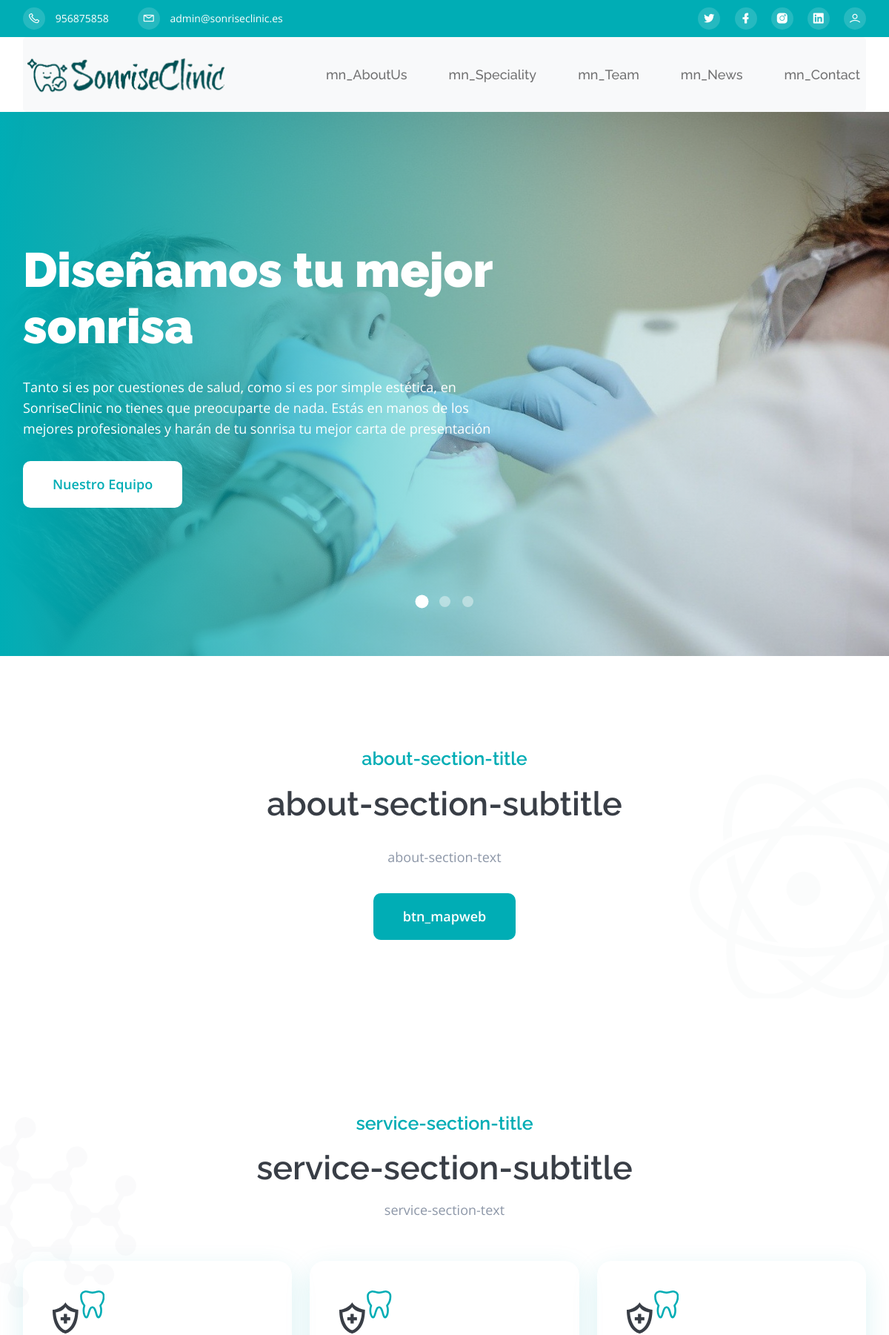
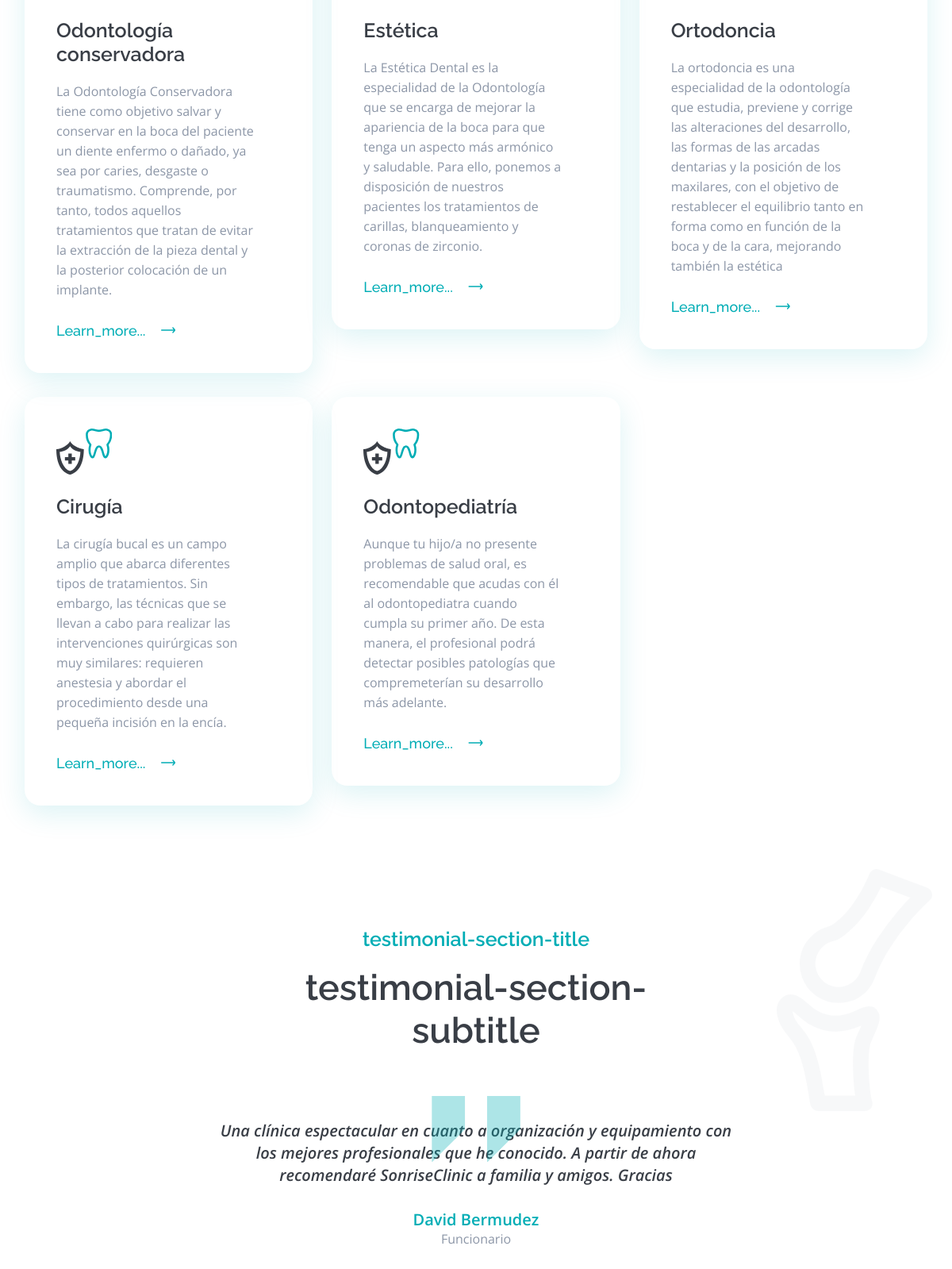
The page / (upper part) on the database its author committed (2 pictures, top to bottom).
### tables this page shows
CREATE TABLE `settings` (
  `id` int(9) NOT NULL,
  `type` varchar(10) NOT NULL,
  `label` varchar(25) NOT NULL,
  `value` varchar(400) NOT NULL
);

CREATE TABLE `blocks` (
  `id` int(9) NOT NULL,
  `id_page` int(9) NOT NULL,
  `name` varchar(56) NOT NULL,
  `label` varchar(56) DEFAULT NULL,
  `order_n` int(9) NOT NULL,
  `title` varchar(56) DEFAULT NULL,
  `subtitle` varchar(56) DEFAULT NULL,
  `text` varchar(56) DEFAULT NULL
);

CREATE TABLE `treatmentscategories` (
  `id` int(1) NOT NULL,
  `name` varchar(100) NOT NULL,
  `info` text NOT NULL,
  `image` varchar(300) NOT NULL
);

CREATE TABLE `testimonial` (
  `id` int(11) NOT NULL,
  `name` varchar(56) NOT NULL,
  `occupation` varchar(56) NOT NULL,
  `image` varchar(255) NOT NULL,
  `comment` text NOT NULL,
  `enabled` tinyint(1) NOT NULL DEFAULT '1'
);

### includes/class.data.php (called while the page is built, shortened)
<?php
class DataBase
{
    var $connection;
    public function __construct()
    {
        if (DB_PASS == NULL)
            $this->connection = mysqli_connect(DB_SERVER, DB_USER, DB_NAME);
        else
            $this->connection = mysqli_connect(DB_SERVER, DB_USER, DB_PASS, DB_NAME);
        return true;
    }
    public function send($sql, $type = 'ARRAY')
    {
        $result = mysqli_query($this->connection, $sql) or die(mysqli_error($this->connection));
        $return = array();
        if ($type == 'ARRAY')
            while (($return[] = mysqli_fetch_array($result))) {
            }
        else {
            while (($return[] = mysqli_fetch_assoc($result))) {
            }
        }
        if (count($return) > 1)
            unset($return[count($return) - 1]);
        else
            $return = FALSE;
        return $return;
    }
    public function select($table, $where, $type = 'ARRAY')
    {
        $sql = "SELECT * FROM " . $table . " WHERE " . $where;
        $result = mysqli_query($this->connection, $sql);
        $return = array();
        if ($type == 'ARRAY')
            while (($return[] = mysqli_fetch_array($result))) {
            }
        else
            while (($return[] = mysqli_fetch_assoc($result))) {
            }
        if (count($return) > 1)
            unset($return[count($return) - 1]);
        else
            $return = FALSE;
        return $return;
    }
}

### includes/sessions.php (called while the page is built, shortened)
<?php
if (isset($_SESSION['lang'])) {
    $lang = $_SESSION['lang'];
} else {
    $lang = null;
}
function isAuthenticated()
{
    if (isset($_SESSION['autentificado'])) {
        return $_SESSION['autentificado'];
    } else return FALSE;
}
if (!isset($lang)) :
    $lang = "es";
endif;

### includes/functions.php (called while the page is built, shortened)
<?php
function __($str, $lang = null)
{
	return $str;
}

### blocks/service-section.php (the view, shortened to what this page needs)
<?php
$db = new DataBase();
$result = $db->select("blocks", "id = " . $block["id"]);
?>
<section id="services" class="service-section pt-150">
	<div class="shape shape-3">
		<img src="assets/img/shapes/shape-3.svg" alt="">
	</div>
	<div class="container">
		<div class="row">
			<div class="col-xl-8 mx-auto">
				<div class="section-title text-center mb-55">
					<span class="wow fadeInDown" data-wow-delay=".2s"><?= __($result[0]["title"], $lang) ?></span>
					<h2 class="mb-15 wow fadeInUp" data-wow-delay=".4s"><?= __($result[0]["subtitle"], $lang) ?></h2>
					<p class="wow fadeInUp" data-wow-delay=".6s"><?= __($result[0]["text"], $lang) ?></p>
				</div>
			</div>
		</div>
		<div class="row">
			<?php
			$recordset = $db->send("SELECT * FROM treatmentscategories;"); ?>
			<?php foreach ($recordset as $specialty) : ?>
				<div class="col-lg-4 col-md-6">
					<div class="service-item mb-30">
						<div class="service-icon mb-25">
						</div>
						<div class="service-content">
							<h4><?= $specialty['name'] ?></h4>
							<p style="overflow: hidden; text-overflow: ellipsis; width: 250px;"><?= $specialty['info'] ?></p>
							<a href="../categorieInterventions.php?categorie=<?= $specialty['id'] ?>" class="read-more"><?= __('Learn_more', $lang) ?>... <i class="lni lni-arrow-right"></i></a>
						</div>
					</div>
				</div>
			<?php endforeach; ?>
		</div>
	</div>
</section>

### sections/header.php (shortened to what this page needs)
<header id="home" class="header">
  <div class="header-wrapper">
    <div class="header-top theme-bg">
      <div class="container">
        <div class="row">
          <div class="col-md-8">
            <?php
            $db = new DataBase();
            $phone = $db->select("settings", "label ='lni lni-phone'");
            $mail = $db->select("settings", "label ='lni lni-envelope'");
            ?>
            <div class="header-top-left text-center text-md-left">
              <ul>
                <li><a href="#"><i class="lni lni-phone"></i> <?= isset($phone) ? $phone[0]["value"] : "" ?></a></li>
                <li><a href="#"><i class="lni lni-envelope"></i> <?= isset($mail) ? $mail[0]["value"] : "" ?></a></li>
              </ul>
            </div>
          </div>
          <div class="col-md-4">
            <div class="header-top-right d-none d-md-block">
              <ul>
                <?php
                $db = new DataBase();
                $social = $db->send("SELECT * FROM settings WHERE type = 'social' AND value<>'';");
                if (!empty($social)) :
                  foreach ($social as $key) : ?>
                    <li class="nav-item">
                      <a href="<?= $key['value'] ?>">
                        <i class="<?= $key['label'] ?>"></i>
                      </a>
                    </li>
                <?php endforeach;
                endif;
                ?>
                <li class="nav-item">
                  <?php if (!isAuthenticated()) : ?>
                    <a href="login.php">
                      <i class="lni lni-user"></i>
                    </a>
                  <?php else : ?>
                    <a href="logout.php">
                      <i class="lni lni-close"></i>
                    </a>
                  <?php endif; ?>
                </li>
              </ul>
            </div>
          </div>
        </div>
      </div>
    </div>
    <?php
    if ($_SERVER['PHP_SELF'] == "/index.php") :
      $href = "";
    else :
      $href = "index.php";
    endif;
    ?>
    <div class="navbar-area">
      <div class="container">
        <div class="row">
          <div class="col-lg-12">
            <nav class="navbar navbar-expand-lg navbar-light bg-light">
                <a class="navbar-brand" href="index.php">
                  <img src="assets/img/logo/logo-dark.png" style="width:280px" alt="Logo">
                </a>
                <div class="collapse navbar-collapse sub-menu-bar" id="navbarSupportedContent">
                  <ul id="nav" class="navbar-nav ml-auto">
                    <li class="nav-item">
                      <a class="nav-link" href="<?= $href ?>#about"><?= __('mn_AboutUs', $lang) ?></a>
                    </li>
                    <li class="nav-item">
                      <a class="nav-link" href="<?= $href ?>#services"><?= __('mn_Speciality', $lang) ?></a>
                    </li>
                    <li class="nav-item">
                      <a class="nav-link" href="<?= $href ?>#team"><?= __('mn_Team', $lang) ?></a>
                    </li>
                    <li class="nav-item">
                      <a class="nav-link" href="<?= $href ?>#blog"><?= __('mn_News', $lang) ?></a>
                    </li>
                    <li class="nav-item">
                      <a class="nav-link" href="<?= $href ?>#contact"><?= __('mn_Contact', $lang) ?></a>
                    </li>
                </div>
            </nav>
          </div>
        </div>
      </div>
    </div>
  </div>
</header>

### includes/blocks.php (shortened to what this page needs)
<?php
$db = new DataBase();
$sql = "SELECT * FROM pages a INNER JOIN blocks b ON a.id = b.id_page WHERE a.page = '" . $PG_NAME . "' ORDER BY order_n ASC";
$blocks = $db->send($sql);
foreach ($blocks as $block) :
    include "blocks/" . $block['name'] . ".php";
endforeach;

### blocks/slider-section.php (shortened to what this page needs)
<div class="slider-wrapper">
  <section class="slider-section">
    <div class="slider-active slick-style">
      <div class="single-slider img-bg" style="background-image:url('assets/img/slider/slider-1a.jpg');">
        <div class="container">
          <div class="row">
            <div class="col-xl-7 col-lg-8 col-md-10">
              <div class="slider-content">
                <h1 data-animation="fadeInDown" data-duration="1.5s" data-delay=".5s">Diseñamos tu mejor sonrisa
                </h1>
                <p data-animation="fadeInLeft" data-duration="1.5s" data-delay=".7s">Tanto si es por cuestiones de salud, como si es por simple estética, en SonriseClinic no tienes que
                  preocuparte de nada. Estás en manos de los mejores profesionales y harán de tu sonrisa tu mejor carta de presentación</p>
                <a href="#team" class="btn theme-btn page-scroll" data-animation="fadeInUp" data-duration="1.5s" data-delay=".9s">Nuestro Equipo</a>
              </div>
            </div>
          </div>
        </div>
      </div>
    </div>
  </section>
</div>

### blocks/about-section.php (shortened to what this page needs)
<?php
$db = new DataBase();
$result = $db->select("blocks", "id = " . $block["id"]);
?>
<section id="about" class="about-section pt-120">
	<div class="shape shape-2">
		<img src="assets/img/shapes/shape-2.svg" alt="">
	</div>
	<div class="container">
		<div class="row">
			<div class="col-xl-10 col-lg-11 mx-auto">
				<div class="about-content text-center mb-55">
					<div class="section-title mb-30">
						<span class="wow fadeInDown" data-wow-delay=".2s"><?= __($result[0]["title"], $lang) ?></span>
						<h2 class="mb-15 wow fadeInUp" data-wow-delay=".4s"><?= __($result[0]["subtitle"], $lang) ?></h2>
					</div>
					<p class="mb-35 wow fadeInUp" data-wow-delay=".6s"><?= __($result[0]["text"], $lang) ?></p>
					<a href="about-more.php" class="btn theme-btn wow fadeInUp" data-wow-delay=".8s"><?= __('btn_mapweb', $lang) ?></a>
				</div>
			</div>
		</div>
	</div>
	<div class="about-img text-center">
	</div>
</section>

### blocks/testimonial-section.php (shortened to what this page needs)
<?php
$db = new DataBase();
$result = $db->select("blocks", "id = " . $block["id"]);
?>
<section id="testimonial" class="testimonial-section pt-120 pb-150">
	<div class="shape shape-4">
		<img src="assets/img/shapes/shape-4.svg" alt="">
	</div>
	<div class="container">
		<div class="row">
			<div class="col-xl-6 mx-auto">
				<div class="section-title text-center mb-25">
					<span class="wow fadeInDown" data-wow-delay=".2s"><?= __($result[0]["title"], $lang) ?></span>
					<h2 class="wow fadeInUp" data-wow-delay=".4s"><?= __($result[0]["subtitle"], $lang) ?></h2>
				</div>
			</div>
		</div>
		<div class="row">
			<div class="col-xl-7 col-lg-9 mx-auto">
				<div id="customize_wrapper">
					<div class="customize testimonial-active" id="customize">
						<?php
						$ndb = new DataBase();
						$opiniones = $ndb->select('testimonial', "enabled = 1");
						foreach ($opiniones as $opinion) : ?>
							<div class="single-testimonial">
								<div class="quote-icon">
									<svg xmlns="http://www.w3.org/2000/svg" width="111.704" height="83.778" viewBox="0 0 111.704 83.778">
										<path id="Icon_open-double-quote-sans-left" data-name="Icon open-double-quote-sans-left" d="M0,0V83.778L41.889,41.889V0ZM69.815,0V83.778L111.7,41.889V0Z" fill="#00adb5" opacity="0.32" />
									</svg>
								</div>
								<div class="testimonial-content">
									<p><?= $opinion['comment'] ?></p>
								</div>
								<div class="testimonial-info">
									<h5><?= $opinion['name'] ?></h5>
									<span><?= $opinion['occupation'] ?></span>
								</div>
							</div>
						<?php endforeach; ?>
					</div>
				</div>
			</div>
		</div>
	</div>
</section>

### assets/css/tiny-slider.css (style rules this page uses)
.tns-slider { -webkit-transition:all 0s; -moz-transition:all 0s; transition:all 0s }
.tns-slider>.tns-item { -webkit-box-sizing:border-box; -moz-box-sizing:border-box; box-sizing:border-box }
.tns-horizontal.tns-subpixel { white-space:nowrap }
.tns-horizontal.tns-subpixel>.tns-item { display:inline-block; vertical-align:top; white-space:normal }

### rows shown on the page
settings: value "956875858"
settings: value "admin@sonriseclinic.es"
blocks: title "about-section-title", subtitle "about-section-subtitle", text "about-section-text"
blocks: title "service-section-title", subtitle "service-section-subtitle", text "service-section-text"
treatmentscategories: name "Odontología conservadora", info "La Odontología Conservadora tiene como objetivo salvar y conservar en la boca del paciente un diente enfermo o dañado, ya sea por caries, desgaste o traumatismo. Comprende, por tanto, todos aquellos tratamientos que tratan de evitar la extracción de la pieza dental y la posterior colocación de un implante."
treatmentscategories: name "Estética", info "La Estética Dental es la especialidad de la Odontología que se encarga de mejorar la apariencia de la boca para que tenga un aspecto más armónico y saludable. Para ello, ponemos a disposición de nuestros pacientes los tratamientos de carillas, blanqueamiento y coronas de zirconio."
treatmentscategories: name "Ortodoncia", info "La ortodoncia es una especialidad de la odontología que estudia, previene y corrige las alteraciones del desarrollo, las formas de las arcadas dentarias y la posición de los maxilares, con el objetivo de restablecer el equilibrio tanto en forma como en función de la boca y de la cara, mejorando también la estética"
treatmentscategories: name "Cirugía", info "La cirugía bucal es un campo amplio que abarca diferentes tipos de tratamientos. Sin embargo, las técnicas que se llevan a cabo para realizar las intervenciones quirúrgicas son muy similares: requieren anestesia y abordar el procedimiento desde una pequeña incisión en la encía."
treatmentscategories: name "Odontopediatría", info "Aunque tu hijo/a no presente problemas de salud oral, es recomendable que acudas con él al odontopediatra cuando cumpla su primer año. De esta manera, el profesional podrá detectar posibles patologías que compremeterían su desarrollo más adelante."
blocks: title "testimonial-section-title", subtitle "testimonial-section-subtitle"
testimonial: comment "Una clínica espectacular en cuanto a organización y equipamiento con los mejores profesionales que he conocido. A partir de ahora recomendaré SonriseClinic a familia y amigos. Gracias", name "David Bermudez", occupation "Funcionario"

### other values the page prints
__('mn_AboutUs', $lang) "mn_AboutUs"
__('mn_Speciality', $lang) "mn_Speciality"
__('mn_Team', $lang) "mn_Team"
__('mn_News', $lang) "mn_News"
__('mn_Contact', $lang) "mn_Contact"
